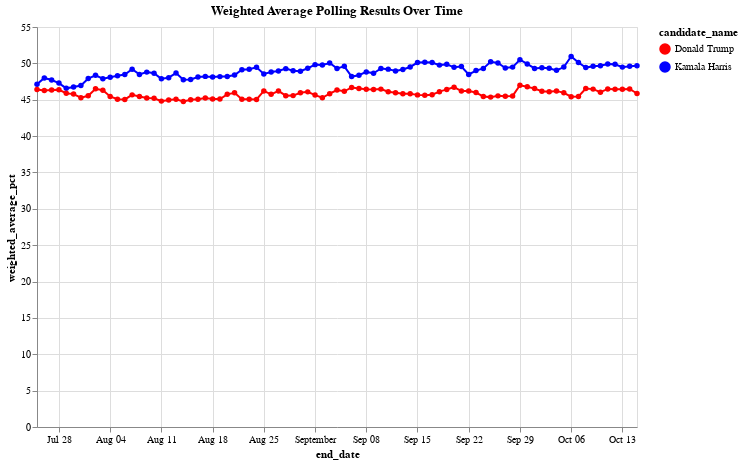

Notebook source saved alongside this figure:
### Markdown cell above
Let's view the plot with weight average:

### Code cell
# Create the line chart with points
# Create a customized color encoding for Trump and Harris
color_scale = alt.Scale(domain=['Donald Trump', 'Kamala Harris'], range=['red', 'blue'])

# Create the line chart with points, assigning specific colors to each candidate
chart = alt.Chart(df_weighted_averages).mark_line(point=True).encode(
    x='end_date:T',  # Temporal encoding for end_date
    y='weighted_average_pct:Q',  # Quantitative encoding for weighted averages
    color=alt.Color('candidate_name:N', scale=color_scale),  # Custom color scale for candidates
    tooltip=['end_date', 'candidate_name', 'weighted_average_pct']  # Add tooltips to show details
).properties(
    title='Weighted Average Polling Results Over Time',
    width=600,
    height=400
)

chart.show()

### Figure 1 — Vega-Lite specification as saved in the notebook (floating-point values rounded to 4 significant figures; data arrays with more than 128 entries replaced by an {"elided": "..."} marker saying what was removed)
{"config": {"view": {"continuousWidth": 300, "continuousHeight": 300}}, "data": {"name": "data-419bc87b7ae567adb916e5a8788a9a1b"}, "mark": {"type": "line", "point": true}, "encoding": {"color": {"field": "candidate_name", "scale": {"domain": ["Donald Trump", "Kamala Harris"], "range": ["red", "blue"]}, "type": "nominal"}, "tooltip": [{"field": "end_date", "type": "temporal"}, {"field": "candidate_name", "type": "nominal"}, {"field": "weighted_average_pct", "type": "quantitative"}], "x": {"field": "end_date", "type": "temporal"}, "y": {"field": "weighted_average_pct", "type": "quantitative"}}, "height": 400, "title": "Weighted Average Polling Results Over Time", "width": 600, "$schema": "https://vega.github.io/schema/vega-lite/v5.20.1.json", "datasets": {"data-419bc87b7ae567adb916e5a8788a9a1b": {"elided": "166 records"}}}
